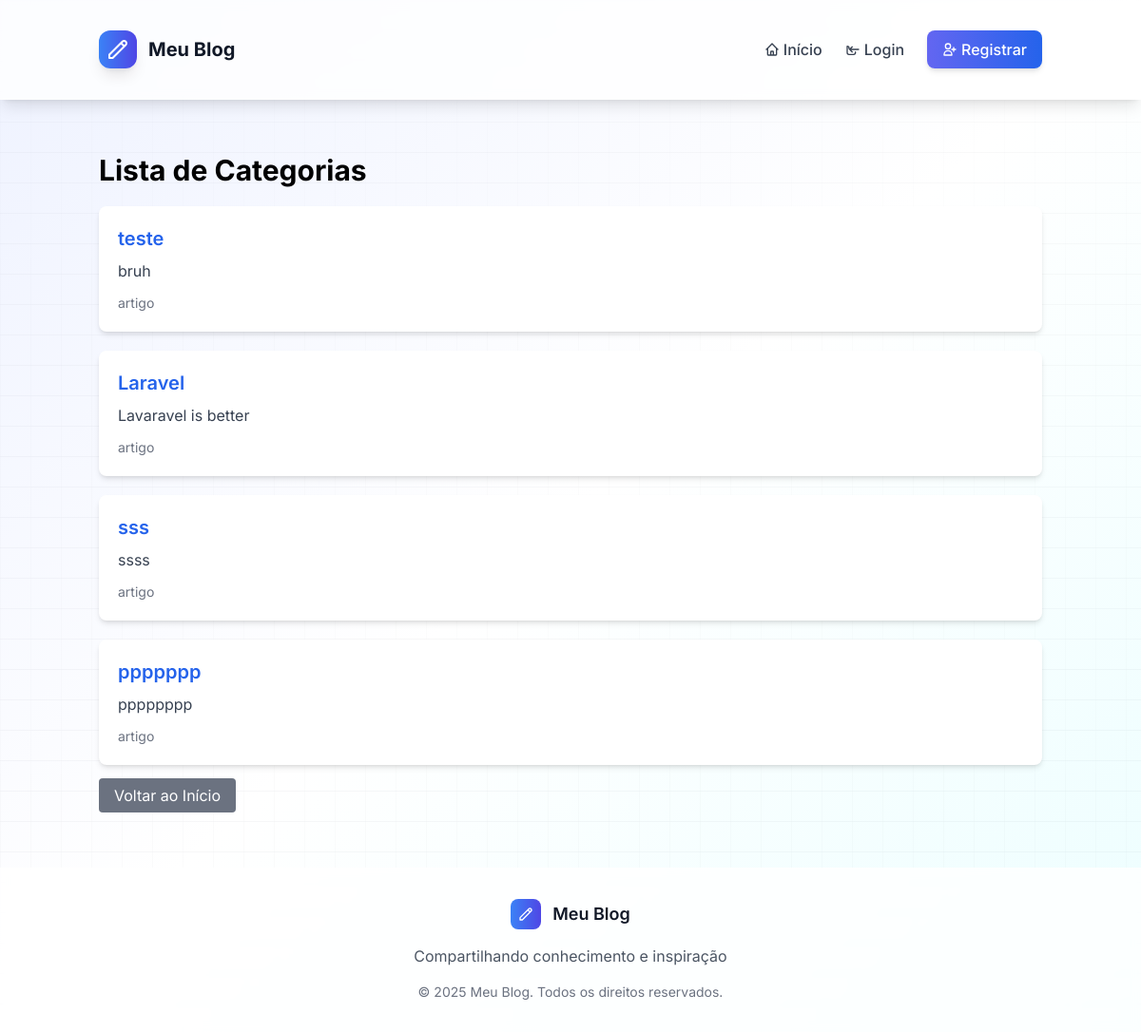
Before: /categorias/ with the older database file.
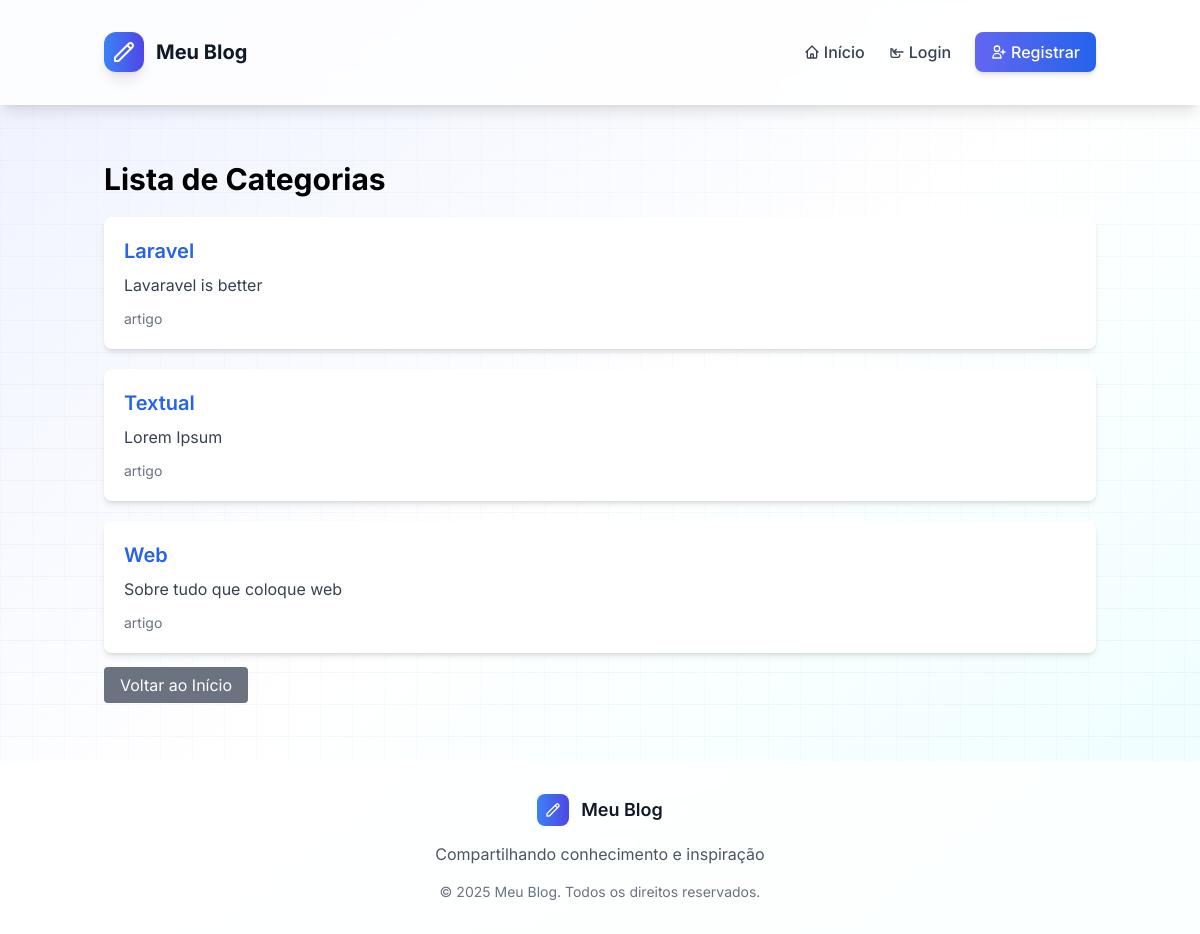
After: the same page with the newer database file.
### blog/models.py (models this page shows, shortened)
class Categoria(models.Model):
    nome = models.CharField(max_length=100)
    descricao = models.TextField(blank=True)
    class Meta:
        verbose_name = 'Categoria'
        verbose_name_plural = 'Categorias'

### blog/views.py (the view)
# urls.py: path('categorias/', views.categoria_list, name='categoria_list'),
def categoria_list(request):
    categorias = Categoria.objects.all()
    return render(request, 'blog/categoria_list.html', {'categorias': categorias})

### blog/templates/blog/categoria_list.html (shortened to what this page needs)
{% extends 'blog/base.html' %}
{% block content %}
<div class="container mx-auto mt-10">
    <div class="flex justify-between items-center mb-5">
        <h1 class="text-3xl font-bold">Lista de Categorias</h1>
    </div>
    <div class="mt-5">
        {% for categoria in categorias %}
            <div class="bg-white shadow-md rounded-lg p-5 mb-5">
                <h2 class="text-xl font-semibold">
                    <a href="{% url 'categoria_detail' categoria.id %}" class="text-blue-600 hover:underline">{{ categoria.nome }}</a>
                </h2>
                {% if categoria.descricao %}
                    <p class="text-gray-700 mt-2">{{ categoria.descricao }}</p>
                {% endif %}
                <p class="text-sm text-gray-500 mt-3">
                    {{ categoria.artigo_set.count }} artigo{{ categoria.artigo_set.count|pluralize }}
                </p>
            </div>
        {% empty %}
            <p class="text-gray-500">Nenhuma categoria encontrada.</p>
        {% endfor %}
    </div>
    <div class="mt-5">
        <a href="{% url 'index' %}" class="bg-gray-500 text-white px-4 py-2 rounded hover:bg-gray-600">Voltar ao Início</a>
    </div>
</div>
{% endblock %}

Changed rows visible on the page:
removed Categoria: nome "teste", descricao "bruh"
removed Categoria: nome "sss", descricao "ssss"
removed Categoria: nome "ppppppp", descricao "pppppppp"
added Categoria: nome "Textual", descricao "Lorem Ipsum"
added Categoria: nome "Web", descricao "Sobre tudo que coloque web"
